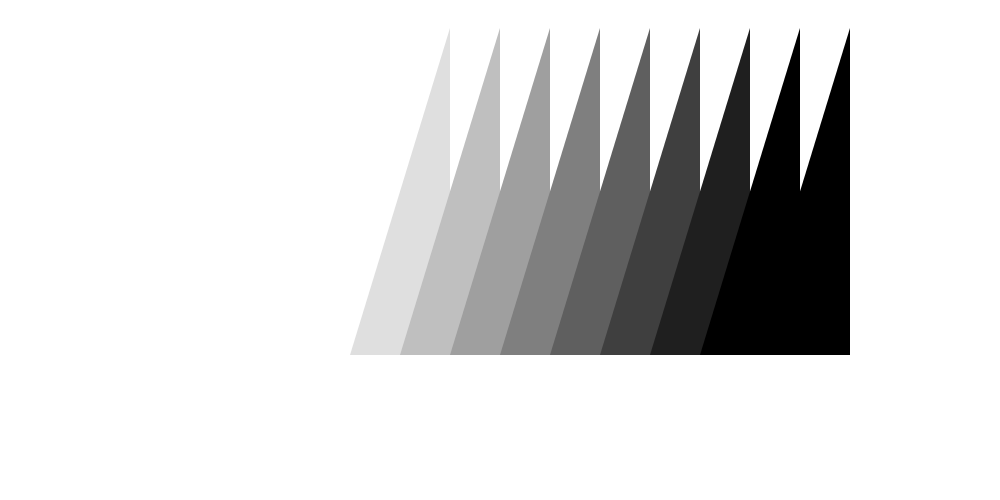
Frame 1 (no input)
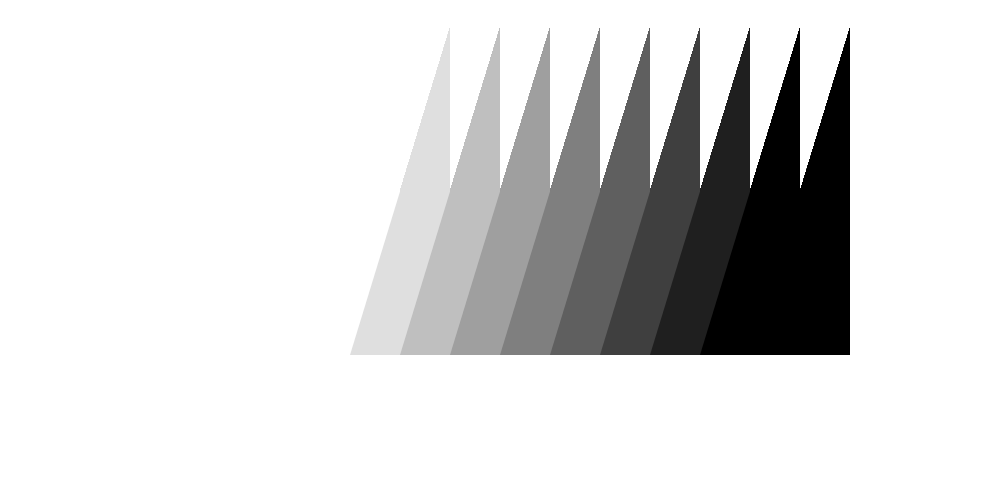
Frame 60 (no input)
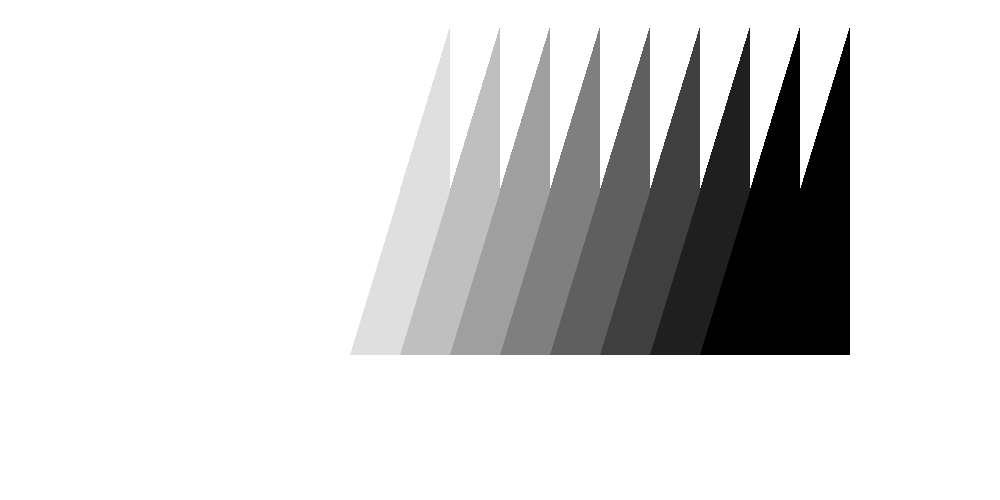
Frame 120 (the mouse pressed at the canvas centre since frame 60)

The p5.js sketch that drew these frames (run headless with seeded random() and noise() and a simulated clock; from frame 60 on, the mouse is pressed at the canvas centre):

// p5.js sketch
// ── sketch.js
function setup() {
createCanvas(1000,500);
}

function draw() {
	for(var i = 0; i < 10; i = i+1) {
		push();
		translate((width/20)*i, 0);
		noStroke();
		fill(255-32*i);
		beginShape();
		vertex(300, 355);
		vertex(400, 28);
		vertex(400, 355);
		endShape(CLOSE)
		pop();
	}


}
